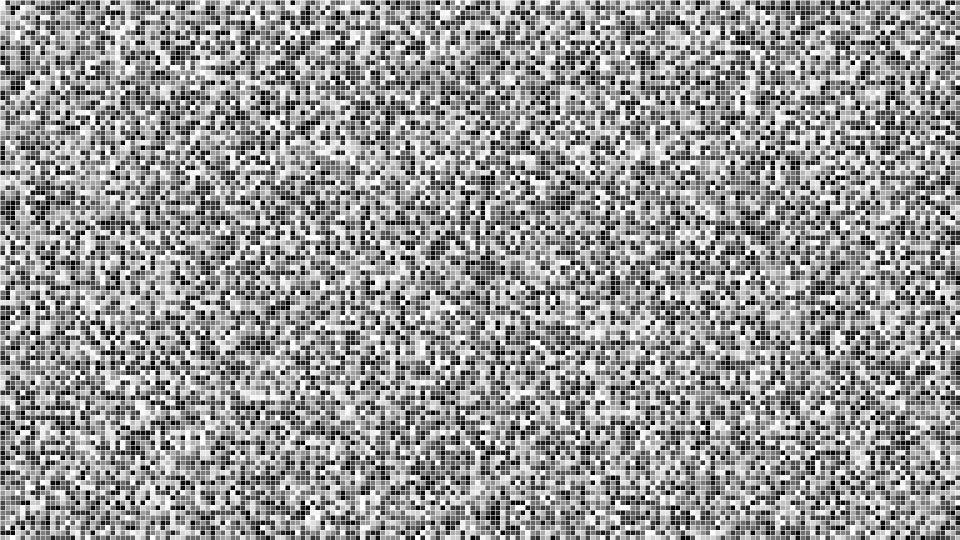
#> input picture _countour_detection/test/2.jpeg, 1920 x 1080 px, found by its file name (shown at 1/2 size)
$ python mask_maker.py
#> lines starting #> are read from the running program, lines starting #| are printed output that depends on the picture; after the words box and inside, x2 and y2 are one past the last pixel; in counts of white or black regions, pixels touching at a corner belong together
### _countour_detection/_dev_Tools.py
import cv2 as cv
from matplotlib import image
import numpy as np
import os
from re import I
from matplotlib.image import imread
import numpy as np
import matplotlib.pyplot as plt


# resizing images but also saving it ratio
def resizeimg(img, size, interpolation = cv.INTER_CUBIC):
    # resizing images but also saving it ratio
  h, w = img.shape[:2]
  c = None if len(img.shape) < 3 else img.shape[2]
  if h == w: return cv.resize(img, (size, size), interpolation)
  if h > w: dif = h
  else:     dif = w
  x_pos = int((dif - w)/2.)
  y_pos = int((dif - h)/2.)
  if c is None:
    mask = np.zeros((dif, dif), dtype=img.dtype)
    mask[y_pos:y_pos+h, x_pos:x_pos+w] = img[:h, :w]
  else:
    mask = np.zeros((dif, dif, c), dtype=img.dtype)
    mask[y_pos:y_pos+h, x_pos:x_pos+w, :] = img[:h, :w, :]
  return cv.resize(mask, (size, size), interpolation)

#open all the images in a folder
# [20 lines left out: functions allimg, load_images_from_folder, not called in this run]

# hsv finder for the color
def callback(x):

    pass

# [295 lines left out: functions hsv_finder, bg_remover_segmentation, area_finder, extrem_point_finder, not called in this run]


def angle(p1,p2):
    return np.arctan2(p2[1]-p1[1],p2[0]-p1[0])

# [111 lines left out: functions extreme_points, rcut, indexf, slice_img, rcut, hologram_color and 2 more, not called in this run]

def map(x, in_min, in_max, out_min, out_max):
    return int((x-in_min) * (out_max-out_min) / (in_max-in_min) + out_min)

# [21 lines left out: function change_brightness_contrast, not called in this run]


### _countour_detection/mask_maker.py
from email.mime import image
import cv2 as cv
import _dev_Tools as dt
import numpy as np


# dt.hsv_finder(r'D:\agnext\Agnext\OpenCv\_countour_detection\test\2.jpeg')

image = cv.imread(r'D:\agnext\Agnext\OpenCv\_countour_detection\test\2.jpeg')
#> image is the input picture: shape (1080, 1920, 3); min 0, max 255, mean 151
hsv = cv.cvtColor(image, cv.COLOR_BGR2HSV)
#> hsv: shape (1080, 1920, 3); mean H, S, V 0, 0, 151

lower_hsv1 = np.array([0, 0, 100])
higher_hsv1 = np.array([255, 255, 125])
mask1 = cv.inRange(hsv, lower_hsv1, higher_hsv1)
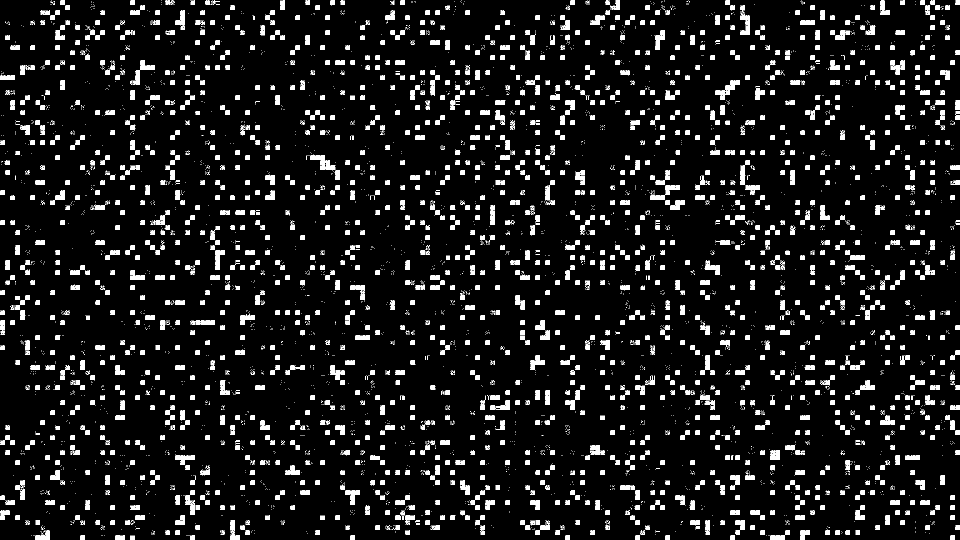
#> mask1: shape (1080, 1920) (shown at 1/2 size); 8.3% white; 6864 white regions (4625 under 20 px), largest, box (x1, y1, x2, y2) and area: (661, 1, 670, 10) 81, (801, 1, 810, 10) 81, (1141, 1, 1150, 10) 81
mask1 = cv.bitwise_not(mask1)
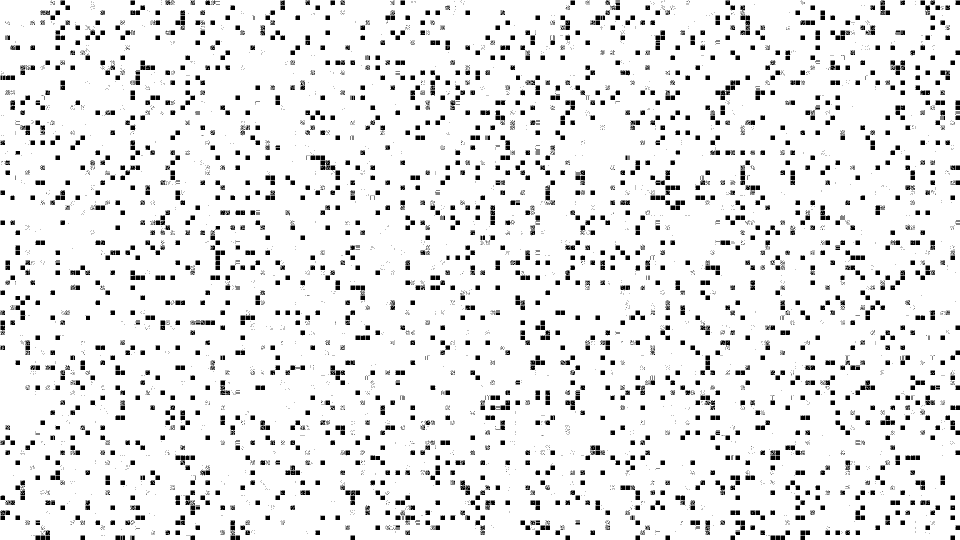
#> mask1: shape (1080, 1920) (shown at 1/2 size); 91.7% white; 6864 black regions (4625 under 20 px), largest, box (x1, y1, x2, y2) and area: (661, 1, 670, 10) 81, (801, 1, 810, 10) 81, (1141, 1, 1150, 10) 81

cv.imwrite("mask2.png", mask1)

mask1 = dt.resizeimg(mask1, 800)
#> in resizeimg, `mask[y_pos:y_pos+h, x_pos:x_pos+w] = img[:h, :w]`:
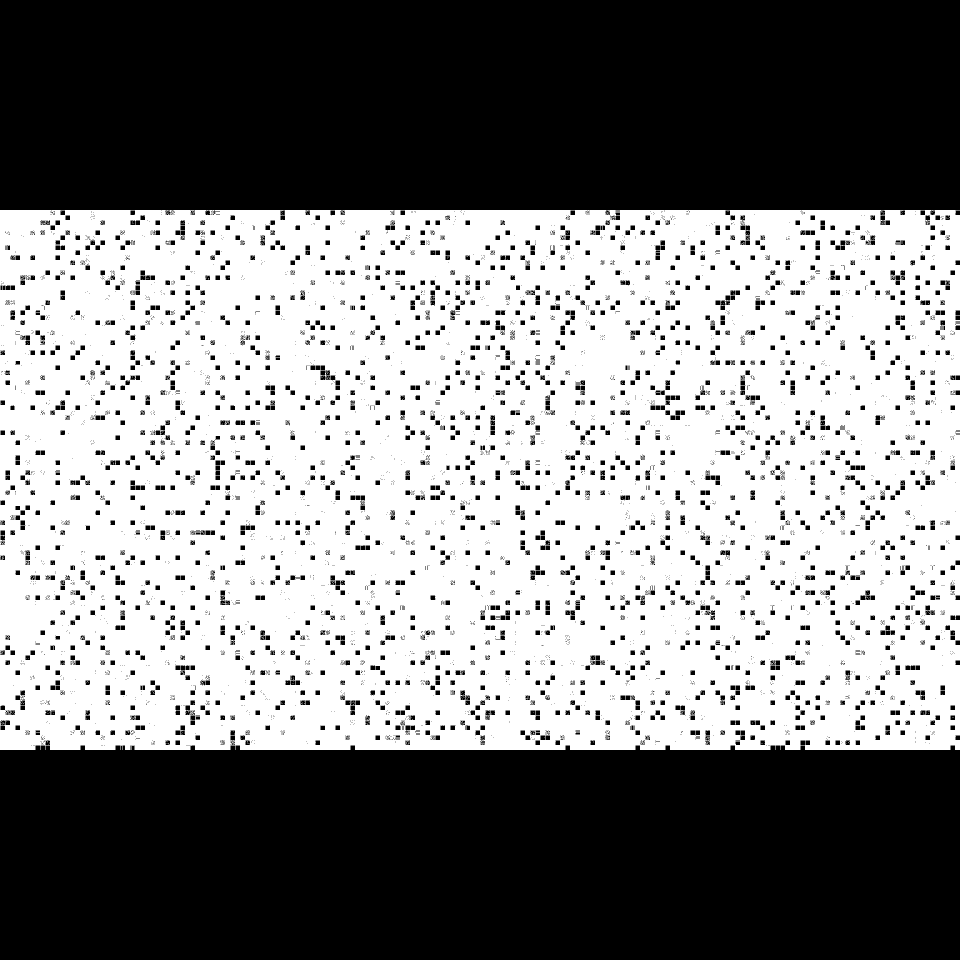
#> mask: shape (1920, 1920) (shown at 1/2 size); 51.6% white; 6846 black regions (4625 under 20 px), largest, box (x1, y1, x2, y2) and area: (0, 1491, 1920, 1920) 807989, (0, 0, 1920, 420) 806400, (661, 421, 670, 430) 81
#> in resizeimg, `return cv.resize(mask, (size, size), interpolation)`:
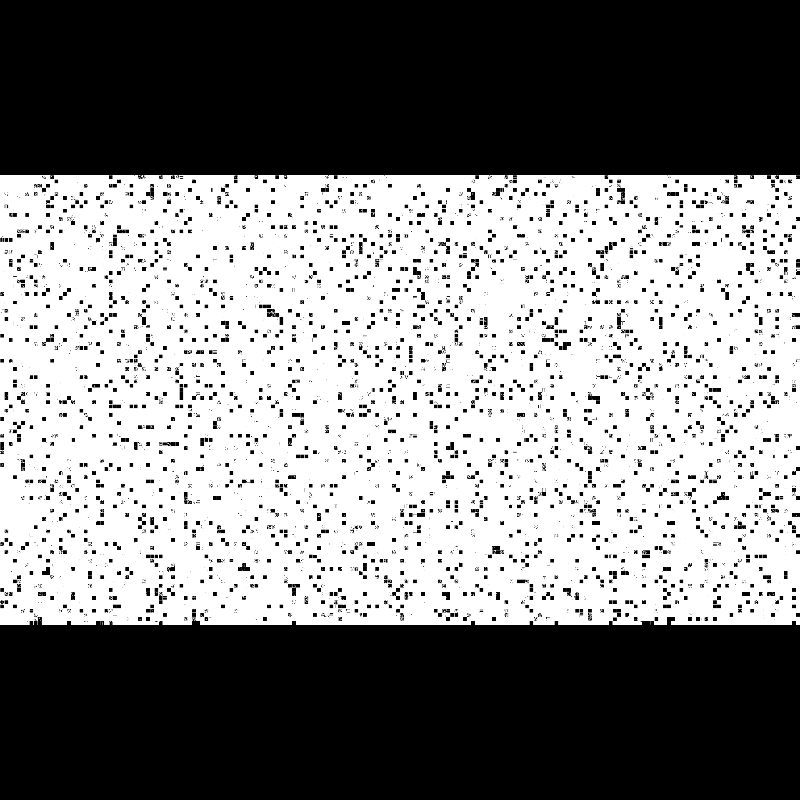
#> returned value: shape (800, 800); min 0, max 255, mean 131.5

cv.imshow('mask1', mask1)

cv.waitKey(0)

$ run again, with _countour_detection/test/1.jpg copied over _countour_detection/test/2.jpeg
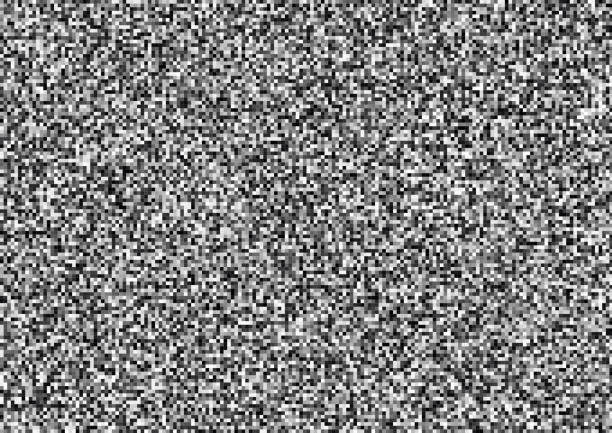
#> input picture _countour_detection/test/1.jpg, 612 x 433 px, found by its file name
#> image is the input picture: shape (433, 612, 3); mean B, G, R 129.4, 129.3, 129.3
#> hsv: shape (433, 612, 3); mean H, S, V 0.9, 0.1, 129.4
#> `mask1 = cv.inRange(hsv, lower_hsv1, higher_hsv1)`:
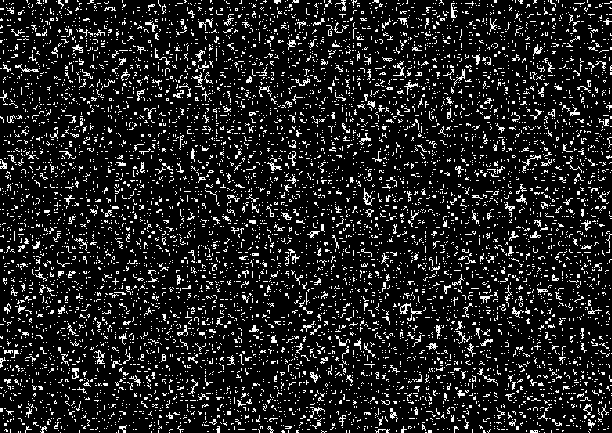
#> mask1: shape (433, 612); 12.5% white in thin lines or dots
#> mask: shape (612, 612); 61.9% white; 6945 black regions (6661 under 20 px), largest, box (x1, y1, x2, y2) and area: (0, 514, 612, 612) 55378, (0, 0, 612, 100) 54778, (363, 277, 375, 295) 62
#> in resizeimg, `return cv.resize(mask, (size, size), interpolation)`:
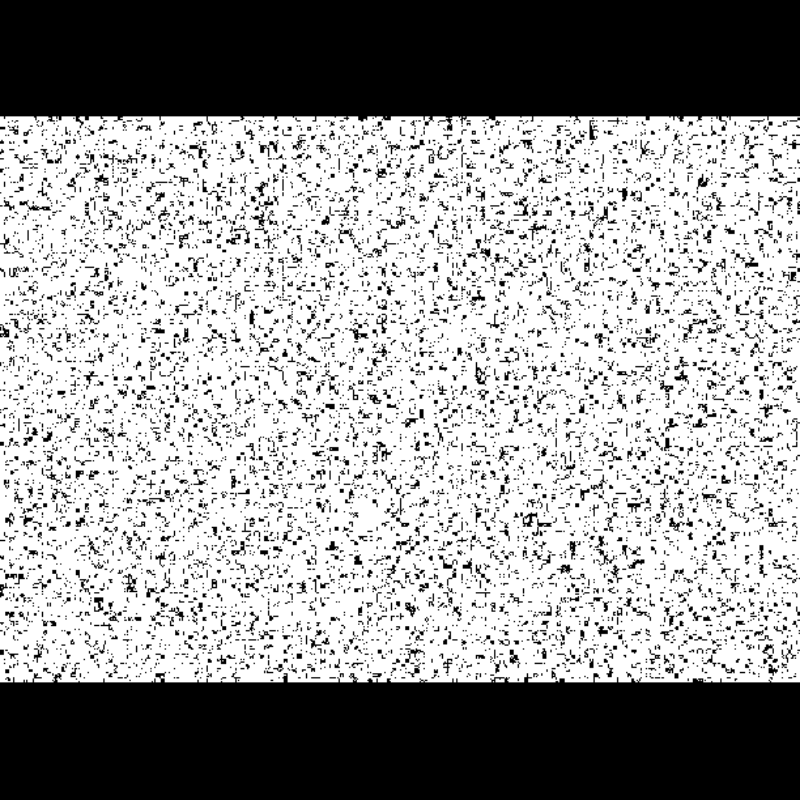
#> returned value: shape (800, 800); min 0, max 255, mean 157.8

$ run again, with _countour_detection/test/maxresdefault.jpg copied over _countour_detection/test/2.jpeg
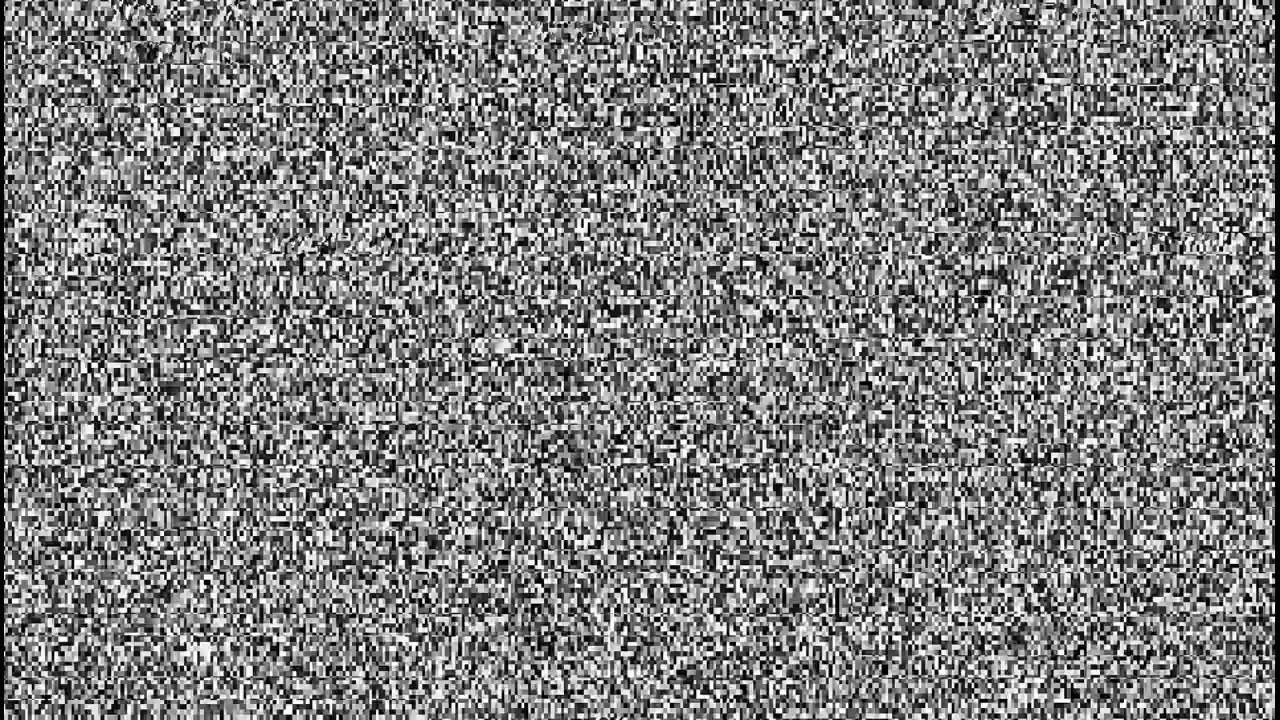
#> input picture _countour_detection/test/maxresdefault.jpg, 1280 x 720 px, found by its file name
#> image is the input picture: shape (720, 1280, 3); min 0, max 255, mean 126.5
#> hsv: shape (720, 1280, 3); mean H, S, V 0, 0, 126.5
#> `mask1 = cv.inRange(hsv, lower_hsv1, higher_hsv1)`:
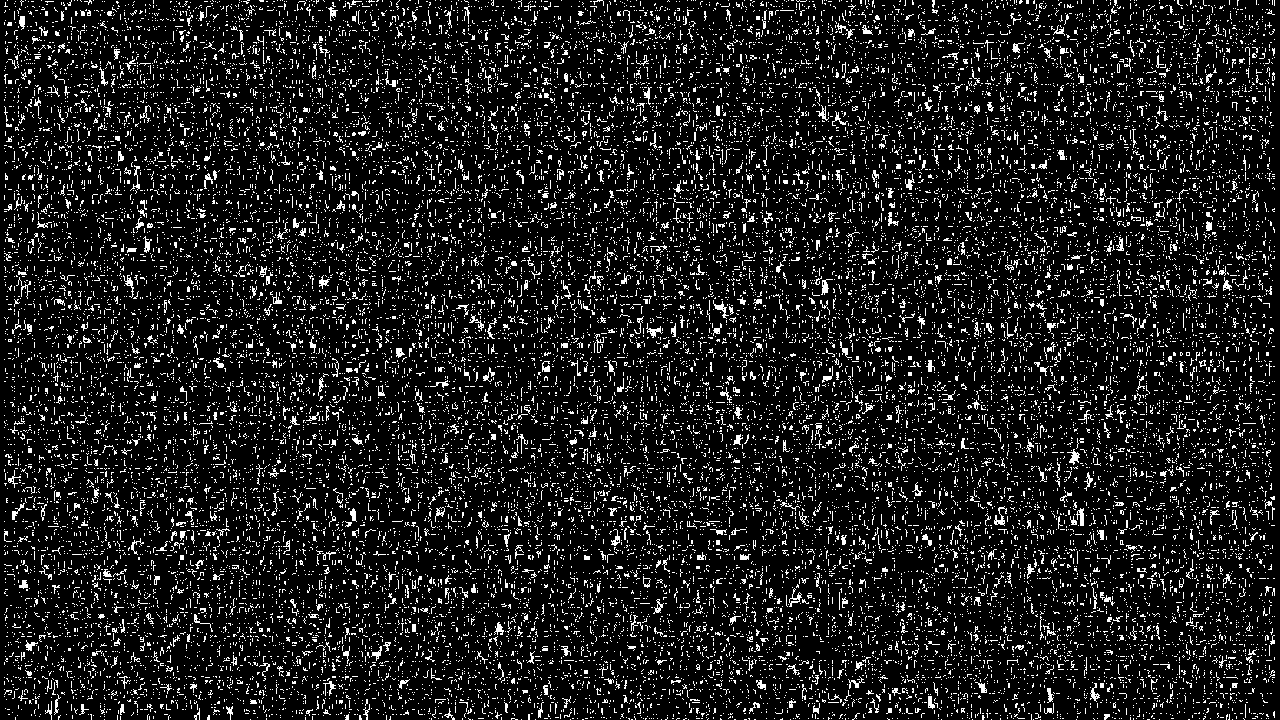
#> mask1: shape (720, 1280); 11.2% white in thin lines or dots
#> mask: shape (1280, 1280); 49.9% white; 199 white regions (198 under 20 px), largest, box (x1, y1, x2, y2) and area: (0, 280, 1280, 1000) 817785
#> in resizeimg, `return cv.resize(mask, (size, size), interpolation)`:
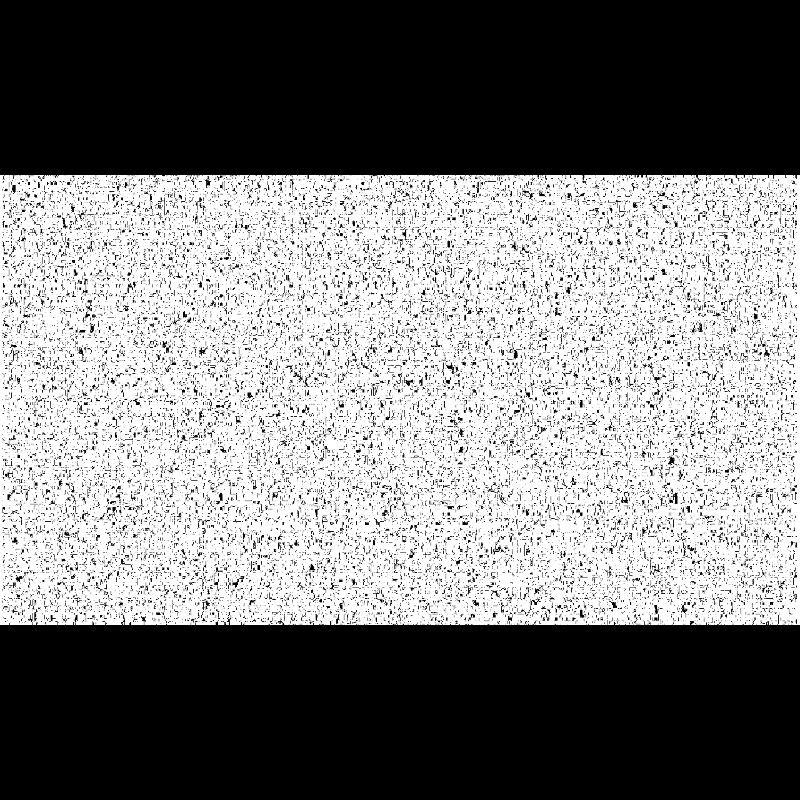
#> returned value: shape (800, 800); min 0, max 255, mean 127.3

$ run again, with _countour_detection/test/noise.jpg copied over _countour_detection/test/2.jpeg
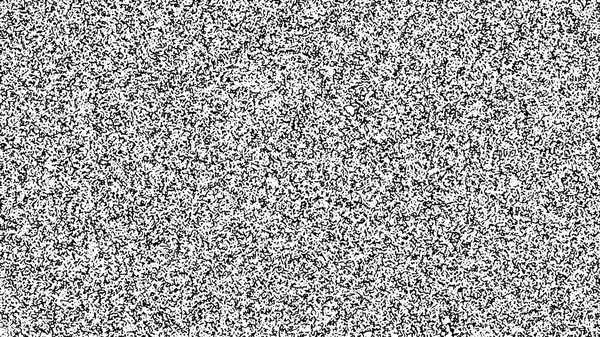
#> input picture _countour_detection/test/noise.jpg, 600 x 337 px, found by its file name
#> image is the input picture: shape (337, 600, 3); mean B, G, R 162.3, 162.2, 162.3
#> hsv: shape (337, 600, 3); mean H, S, V 4.5, 0, 162.3
#> `mask1 = cv.inRange(hsv, lower_hsv1, higher_hsv1)`:
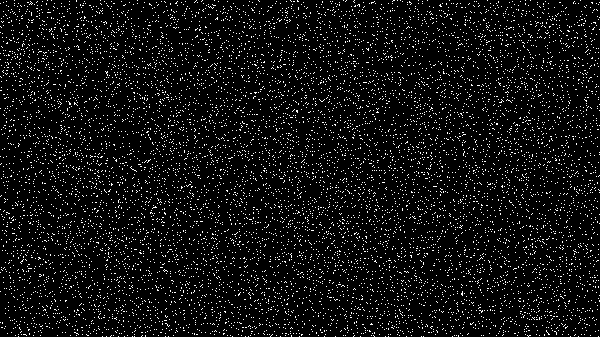
#> mask1: shape (337, 600); 6.2% white in thin lines or dots
#> mask: shape (600, 600); 52.7% white; 9544 black regions (9542 under 20 px), largest, box (x1, y1, x2, y2) and area: (0, 465, 600, 600) 79247, (0, 0, 600, 134) 78638
#> in resizeimg, `return cv.resize(mask, (size, size), interpolation)`:
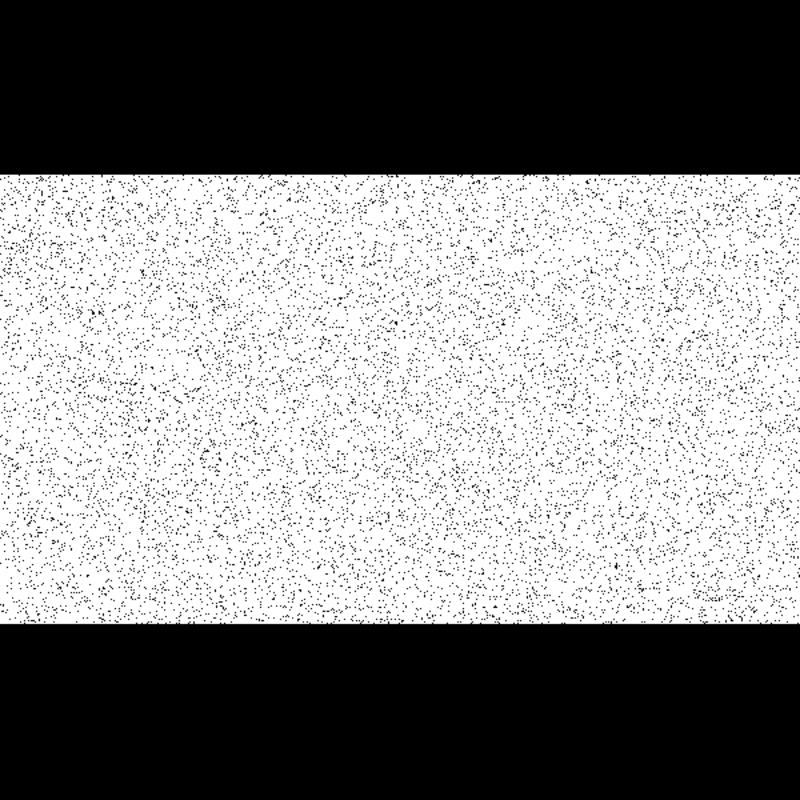
#> returned value: shape (800, 800); min 0, max 255, mean 134.3
